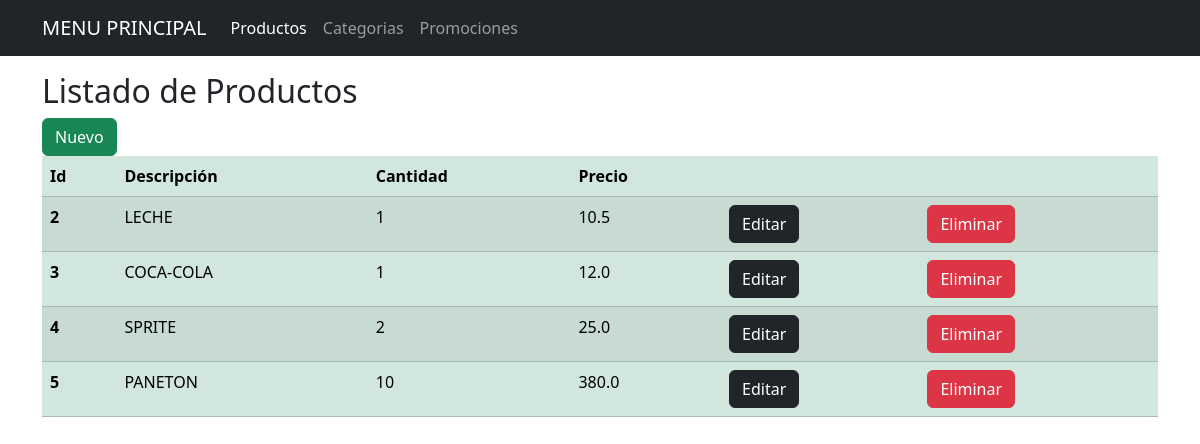
The page /productos on the database its author committed.
### tables this page shows
CREATE TABLE productos(
            id INTEGER PRIMARY KEY AUTOINCREMENT,
            descripcion TEXT NOT NULL,
            cantidad INTEGER NOT NULL,
            precio FLOAT NOT NULL
        );

### app.py (the view)
@app.route("/productos")
def productos():
    conn = sqlite3.connect("almacen.db")
    conn.row_factory = sqlite3.Row
    cursor = conn.cursor()
    cursor.execute("SELECT * FROM productos")
    productos = cursor.fetchall()
    conn.close()
    return render_template("productos/index.html", productos=productos)

### templates/productos/index.html
{% include 'header.html' %}
<h2>Listado de Productos</h2>
<a href="{{ url_for('create_producto') }}" class="btn btn-success">Nuevo</a>
<table class="table table-success table-striped">
    <thead>
      <tr>
        <th scope="col">Id</th>
        <th scope="col">Descripción</th>
        <th scope="col">Cantidad</th>
        <th scope="col">Precio</th>
        <th></th>
        <th></th>
      </tr>
    </thead>
    <tbody>
        {% for item in productos %}
      <tr>
        <th scope="row">{{ item['id'] }}</th>
        <td>{{ item['descripcion'] }}</td>
        <td>{{ item['cantidad'] }}</td>
        <td>{{ item['precio'] }}</td>
        <td><a href="/productos/edit/{{ item['id'] }}" class="btn btn-dark">Editar</a></td>
        <td><a href="/productos/delete/{{ item['id'] }}" onclick="return(confirm('¿ESTA A PUNTO DE ELIMINAR UN PRODUCTO ESTA SEGURO?'))" class="btn btn-danger">Eliminar</a></td>
      </tr>
        {% endfor %}
    </tbody>
</table>
{% include 'footer.html' %}

### templates/header.html (shortened to what this page needs)
<!doctype html>
<html lang="es">
  <head>
    <link href="https://cdn.jsdelivr.net/npm/bootstrap@5.3.3/dist/css/bootstrap.min.css" rel="stylesheet">
  </head>
  <body>
    <nav class="navbar navbar-expand-lg navbar-dark bg-dark">
        <div class="container">
          <a class="navbar-brand" href="{{url_for('index')}}">MENU PRINCIPAL</a>
          <div class="collapse navbar-collapse" id="navbarNav">
            <ul class="navbar-nav">
              <li class="nav-item">
                <a class="nav-link active" aria-current="page" href="{{ url_for('productos')}}">Productos</a>
              </li>
              <li class="nav-item">
                <a class="nav-link" href="#">Categorias</a>
              </li>
              <li class="nav-item">
                <a class="nav-link" href="#">Promociones</a>
              </li>
            </ul>
          </div>
        </div>
      </nav>
      <div class="container mt-3">

### templates/footer.html (shortened to what this page needs)
</div>
</body>
</html>

### rows shown on the page
productos: id "2", descripcion "LECHE", cantidad "1", precio "10.5"
productos: id "3", descripcion "COCA-COLA", cantidad "1", precio "12.0"
productos: id "4", descripcion "SPRITE", cantidad "2", precio "25.0"
productos: id "5", descripcion "PANETON", cantidad "10", precio "380.0"
